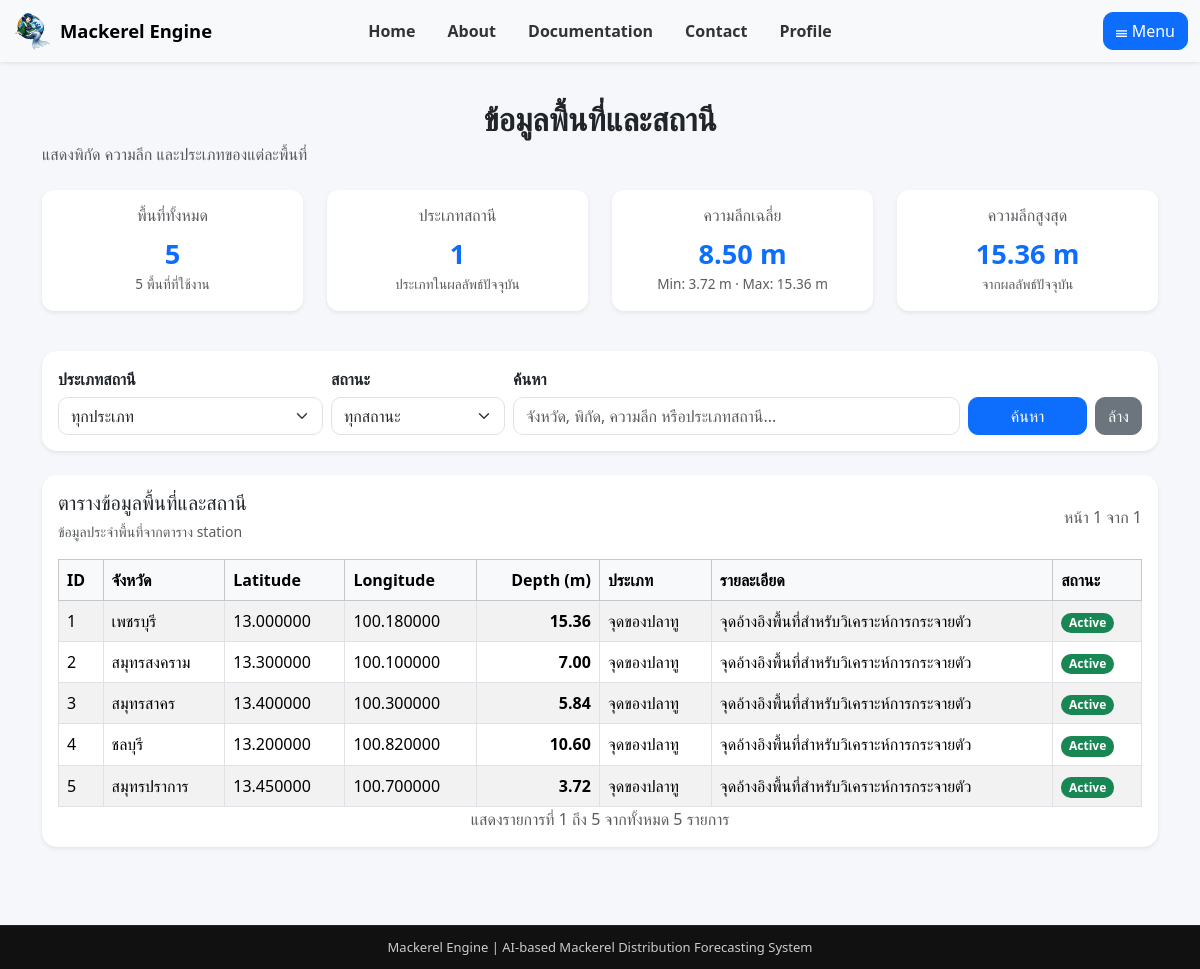
Page /frontend/station.php on the committed database.
### tables this page shows
CREATE TABLE `station` (
  `id` int(5) NOT NULL,
  `station_name` varchar(50) NOT NULL,
  `latitude` decimal(10,2) NOT NULL,
  `longitude` decimal(11,2) NOT NULL,
  `depth` decimal(6,2) DEFAULT NULL,
  `type` int(5) NOT NULL,
  `status` int(1) NOT NULL DEFAULT 1
);

CREATE TABLE `station_type` (
  `id` int(5) NOT NULL,
  `name` varchar(50) NOT NULL,
  `detail` varchar(50) NOT NULL,
  `status` int(1) NOT NULL DEFAULT 1
);

### frontend/station.php (the view, shortened to what this page needs)
<?php
$db = new connect();
$rows = [];
$recordsPerPage = 50;
$search = isset($_GET['search']) ? trim($_GET['search']) : '';
$status = isset($_GET['status']) && $_GET['status'] !== '' ? (int) $_GET['status'] : -1;
$currentPage = max(1, isset($_GET['page']) ? (int) $_GET['page'] : 1);
$offset = ($currentPage - 1) * $recordsPerPage;
$totalRecords = 0;
$activeRecords = 0;
$totalTypes = 0;
$avgDepth = null;
$minDepth = null;
$maxDepth = null;
$totalPages = 1;
try {
    $conn = $db->conn();
    $conn->setAttribute(PDO::ATTR_ERRMODE, PDO::ERRMODE_EXCEPTION);
    $where = [];
    $whereSql = $where ? 'WHERE ' . implode(' AND ', $where) : '';
    $summarySql = "
        SELECT COUNT(*) AS total_records,
               SUM(CASE WHEN s.status = 1 THEN 1 ELSE 0 END) AS active_records,
               COUNT(DISTINCT s.type) AS total_types,
               AVG(s.depth) AS avg_depth,
               MIN(s.depth) AS min_depth,
               MAX(s.depth) AS max_depth
        FROM station AS s
        LEFT JOIN station_type AS st ON st.id = s.type
        $whereSql
    ";
    $summaryStatement = $conn->prepare($summarySql);
    $summaryStatement->execute();
    $summary = $summaryStatement->fetch(PDO::FETCH_ASSOC);
    $totalRecords = (int) ($summary['total_records'] ?? 0);
    $activeRecords = (int) ($summary['active_records'] ?? 0);
    $totalTypes = (int) ($summary['total_types'] ?? 0);
    $avgDepth = $summary['avg_depth'] !== null ? (float) $summary['avg_depth'] : null;
    $minDepth = $summary['min_depth'] !== null ? (float) $summary['min_depth'] : null;
    $maxDepth = $summary['max_depth'] !== null ? (float) $summary['max_depth'] : null;
    $totalPages = max(1, (int) ceil($totalRecords / $recordsPerPage));
    $dataSql = "
        SELECT s.id, s.station_name, s.latitude, s.longitude, s.depth,
               s.type, s.status, st.name AS type_name, st.detail AS type_detail
        FROM station AS s
        LEFT JOIN station_type AS st ON st.id = s.type
        $whereSql
        ORDER BY s.id ASC
        LIMIT :records_per_page OFFSET :record_offset
    ";
    $dataStatement = $conn->prepare($dataSql);
    $dataStatement->bindValue(':records_per_page', $recordsPerPage, PDO::PARAM_INT);
    $dataStatement->bindValue(':record_offset', $offset, PDO::PARAM_INT);
    $dataStatement->execute();
    $rows = $dataStatement->fetchAll(PDO::FETCH_ASSOC);
} catch (PDOException $exception) {
    $errorMessage = 'Database error: ' . $exception->getMessage();
} catch (Throwable $exception) {
    $errorMessage = 'System error: ' . $exception->getMessage();
}
?>
<!DOCTYPE html>
<html lang="th">
<head>
    <link href="https://cdn.jsdelivr.net/npm/bootstrap@5.3.3/dist/css/bootstrap.min.css" rel="stylesheet">
    <link rel="stylesheet" href="../css/menu.css">
    <link rel="stylesheet" href="../css/data.css">
</head>
<body>
<?php include 'menu.php'; ?>
<div class="container page-container">
    <div class="mb-4">
        <h2 class="page-title mb-1">ข้อมูลพื้นที่และสถานี</h2>
        <p class="text-muted mb-0">แสดงพิกัด ความลึก และประเภทของแต่ละพื้นที่</p>
    </div>
    <div class="row mb-4">
        <div class="col-md-3 mb-3">
            <div class="card metric-card shadow-sm h-100"><div class="card-body text-center">
                <h6 class="text-muted">พื้นที่ทั้งหมด</h6>
                <div class="metric-value text-primary"><?= number_format($totalRecords) ?></div>
                <div class="metric-sub text-muted"><?= number_format($activeRecords) ?> พื้นที่ที่ใช้งาน</div>
            </div></div>
        </div>
        <div class="col-md-3 mb-3">
            <div class="card metric-card shadow-sm h-100"><div class="card-body text-center">
                <h6 class="text-muted">ประเภทสถานี</h6>
                <div class="metric-value text-primary"><?= number_format($totalTypes) ?></div>
                <div class="metric-sub text-muted">ประเภทในผลลัพธ์ปัจจุบัน</div>
            </div></div>
        </div>
        <div class="col-md-3 mb-3">
            <div class="card metric-card shadow-sm h-100"><div class="card-body text-center">
                <h6 class="text-muted">ความลึกเฉลี่ย</h6>
                <div class="metric-value text-primary"><?= $avgDepth !== null ? number_format($avgDepth, 2) . ' m' : '-' ?></div>
                <div class="metric-sub text-muted">Min: <?= $minDepth !== null ? number_format($minDepth, 2) . ' m' : '-' ?>
                 · Max: <?= $maxDepth !== null ? number_format($maxDepth, 2) . ' m' : '-' ?></div>
            </div></div>
        </div>
        <div class="col-md-3 mb-3">
            <div class="card metric-card shadow-sm h-100"><div class="card-body text-center">
                <h6 class="text-muted">ความลึกสูงสุด</h6>
                <div class="metric-value text-primary"><?= $maxDepth !== null ? number_format($maxDepth, 2) . ' m' : '-' ?></div>
                <div class="metric-sub text-muted">จากผลลัพธ์ปัจจุบัน</div>
            </div></div>
        </div>
    </div>
    <div class="card shadow-sm border-0 mb-4"><div class="card-body">
        <form method="get" action="station.php">
            <div class="row g-2">
                <div class="col-md-3">
                    <label class="filter-label">ประเภทสถานี</label>
                    <select name="type" class="form-select">
                        <option value="0">ทุกประเภท</option>
                    </select>
                </div>
                <div class="col-md-2">
                    <label class="filter-label">สถานะ</label>
                    <select name="status" class="form-select">
                        <option value="" <?= $status === -1 ? 'selected' : '' ?>>ทุกสถานะ</option>
                    </select>
                </div>
                <div class="col-md-5">
                    <label class="filter-label">ค้นหา</label>
                    <input type="text" name="search" class="form-control"
                           placeholder="จังหวัด, พิกัด, ความลึก หรือประเภทสถานี..."
                           value="<?= htmlspecialchars($search, ENT_QUOTES, 'UTF-8') ?>">
                </div>
                <div class="col-md-2 d-flex align-items-end gap-2">
                    <button type="submit" class="btn btn-primary flex-fill">ค้นหา</button>
                    <a href="station.php" class="btn btn-secondary">ล้าง</a>
                </div>
            </div>
        </form>
    </div></div>
    <div class="card shadow-sm border-0"><div class="card-body">
        <div class="d-flex justify-content-between align-items-center flex-wrap mb-3">
            <div><h5 class="mb-1">ตารางข้อมูลพื้นที่และสถานี</h5><small class="text-muted">ข้อมูลประจำพื้นที่จากตาราง station</small></div>
            <span class="text-muted">หน้า <?= number_format($currentPage) ?> จาก <?= number_format($totalPages) ?></span>
        </div>
        <div class="table-responsive">
            <table class="table table-striped table-hover table-bordered align-middle station-table">
                <thead class="table-light"><tr>
                    <th>ID</th><th>จังหวัด</th><th>Latitude</th><th>Longitude</th>
                    <th class="text-end">Depth (m)</th><th>ประเภท</th><th class="detail-column">รายละเอียด</th><th>สถานะ</th>
                </tr></thead>
                <tbody>
                <?php if ($rows): foreach ($rows as $row): ?>
                    <tr>
                        <td><?= (int) $row['id'] ?></td>
                        <td><?= htmlspecialchars($row['station_name'] ?? '-', ENT_QUOTES, 'UTF-8') ?></td>
                        <td><?= $row['latitude'] !== null ? number_format((float) $row['latitude'], 6) : '-' ?></td>
                        <td><?= $row['longitude'] !== null ? number_format((float) $row['longitude'], 6) : '-' ?></td>
                        <td class="text-end fw-semibold"><?= $row['depth'] !== null ? number_format((float) $row['depth'], 2) : '-' ?></td>
                        <td><?= htmlspecialchars($row['type_name'] ?? 'ไม่ระบุ', ENT_QUOTES, 'UTF-8') ?></td>
                        <td class="detail-column"><?= htmlspecialchars($row['type_detail'] ?? '-', ENT_QUOTES, 'UTF-8') ?></td>
                        <td><?= (int) $row['status'] === 1 ? '<span class="badge bg-success">Active</span>' : '<span class="badge bg-secondary">Inactive</span>' ?></td>
                    </tr>
                <?php endforeach; else: ?>
                    <tr><td colspan="8" class="text-center text-muted py-4">ไม่พบข้อมูล</td></tr>
                <?php endif; ?>
                </tbody>
            </table>
        </div>
        <?php if ($totalRecords > 0): ?>
            <p class="text-center text-muted mb-0">
                แสดงรายการที่ <?= number_format($offset + 1) ?> ถึง <?= number_format(min($offset + $recordsPerPage, $totalRecords)) ?>
                จากทั้งหมด <?= number_format($totalRecords) ?> รายการ
            </p>
        <?php endif; ?>
    </div></div>
</div>
<?php include 'footer.php'; ?>
</body>
</html>

### frontend/menu.php (shortened to what this page needs)
<nav class="navbar navbar-light bg-light shadow-sm">
    <div class="container-fluid">
        <a class="navbar-brand d-flex align-items-center"
           href="home.php">
            <img src="../img/logo.png"
                 alt="Logo"
                 class="navbar-logo me-2">
            <strong>
                Mackerel Engine
            </strong>
        </a>
        <div class="navbar-center">
            <ul class="nav">
                <li class="nav-item">
                    <a class="nav-link"
                       href="home.php">
                        Home
                    </a>
                </li>
                <li class="nav-item">
                    <a class="nav-link"
                       href="about.php">
                        About
                    </a>
                </li>
                <li class="nav-item">
                    <a class="nav-link"
                       href="documentation.php">
                        Documentation
                    </a>
                </li>
                <li class="nav-item">
                    <a class="nav-link"
                       href="contact.php">
                        Contact
                    </a>
                </li>
                <li class="nav-item">
                    <a class="nav-link"
                       href="profile.php">
                        Profile
                    </a>
                </li>
            </ul>
        </div>
        <button class="btn btn-primary"
                type="button"
                data-bs-toggle="offcanvas"
                data-bs-target="#sidebar">
            ☰ Menu
        </button>
    </div>
</nav>

### frontend/footer.php (shortened to what this page needs)
<footer class="footer-custom">
    Mackerel Engine |
    AI-based Mackerel Distribution Forecasting System
</footer>

### css/menu.css (style rules this page uses)
.navbar { position:fixed; top:0; width:100%; z-index:1000; padding-top:6px; padding-bottom:6px; }
.navbar-logo { width:40px; height:40px; object-fit:contain; }
.navbar-brand strong { font-size:1.15rem; font-weight:700; }
.navbar-center { position:absolute; left:50%; transform:translateX(-50%); }
.nav-link { color:#333; font-size:16px; font-weight:600; transition:all .25s ease; }

### css/data.css (style rules this page uses)
body { background:#f5f7fa; min-height:100vh; display:flex; flex-direction:column; }
.page-container { flex:1; margin-top:100px; margin-bottom:40px; }
.page-title, .page-header { text-align:center; margin-bottom:30px; }
.page-title, .page-header h2 { font-weight:700; }
.card { border:none; border-radius:15px; overflow:hidden; }
.table { margin-bottom:0; }
.table thead { background:#f8f9fa; }
.table th { font-weight:600; }
.form-control, .form-select { border-radius:10px; }
.btn { border-radius:10px; }
.badge { border-radius:10px; }

### frontend/station.php (style rules this page uses)
.metric-card { border: 0; border-radius: 12px; }
.metric-value { font-size: 1.7rem; font-weight: 700; }
.metric-sub { font-size: .85rem; }
.filter-label { font-weight: 600; margin-bottom: 6px; }
.station-table th, .station-table td { white-space: nowrap; }
.station-table .detail-column { white-space: normal; min-width: 220px; }

### frontend/footer.php (style rules this page uses)
.footer-custom { background:#111; color:#ccc; text-align:center; padding:12px 0; font-size:13px; border-top:1px solid #222; }

### rows in the picture
station: id "1", station_name "เพชรบุรี", latitude "13.000000", longitude "100.180000", depth "15.36", station_type.name "จุดของปลาทู", station_type.detail "จุดอ้างอิงพื้นที่สำหรับวิเคราะห์การกระจายตัว", status "Active"
station: id "2", station_name "สมุทรสงคราม", latitude "13.300000", longitude "100.100000", depth "7.00", station_type.name "จุดของปลาทู", station_type.detail "จุดอ้างอิงพื้นที่สำหรับวิเคราะห์การกระจายตัว", status "Active"
station: id "3", station_name "สมุทรสาคร", latitude "13.400000", longitude "100.300000", depth "5.84", station_type.name "จุดของปลาทู", station_type.detail "จุดอ้างอิงพื้นที่สำหรับวิเคราะห์การกระจายตัว", status "Active"
station: id "4", station_name "ชลบุรี", latitude "13.200000", longitude "100.820000", depth "10.60", station_type.name "จุดของปลาทู", station_type.detail "จุดอ้างอิงพื้นที่สำหรับวิเคราะห์การกระจายตัว", status "Active"
station: id "5", station_name "สมุทรปราการ", latitude "13.450000", longitude "100.700000", depth "3.72", station_type.name "จุดของปลาทู", station_type.detail "จุดอ้างอิงพื้นที่สำหรับวิเคราะห์การกระจายตัว", status "Active"

### other values in the picture
$totalRecords "5"
$activeRecords "5"
$totalTypes "1"
$avgDepth "8.50"
$minDepth "3.72"
$maxDepth "15.36"
$currentPage "1"
$totalPages "1"
$offset + 1 "1"
min($offset + $recordsPerPage, $totalRecords) "5"
